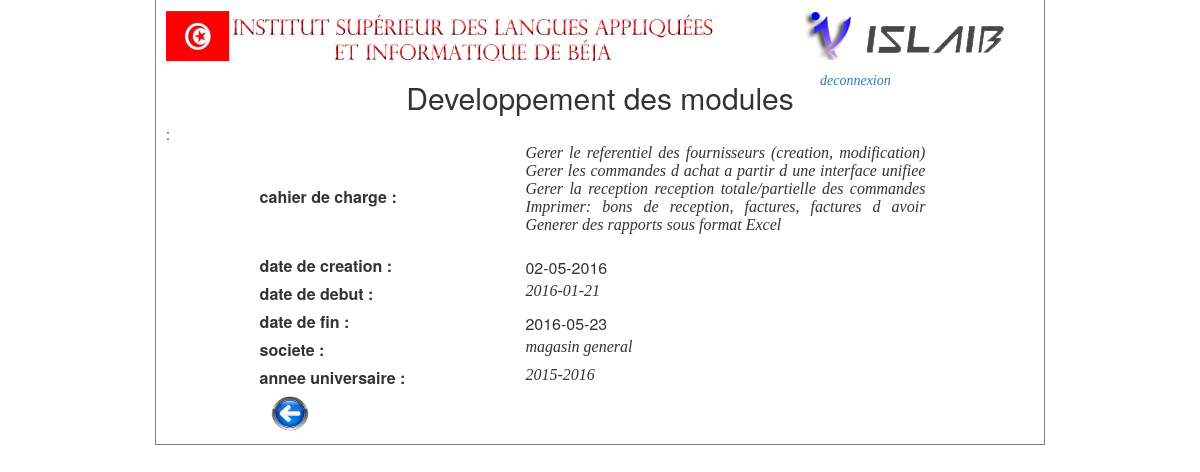
Screenshot of /etudiant/sujet1.php?id=6 (signed in) with the database file from the repository.
### tables this page shows
CREATE TABLE IF NOT EXISTS `sujetdestage` (
  `id` int(11) NOT NULL AUTO_INCREMENT,
  `titre` varchar(25) NOT NULL,
  `cahierdecharge` text NOT NULL,
  `datedecreation` varchar(25) NOT NULL,
  `datefin` date NOT NULL,
  `datedebut` date NOT NULL,
  `objet` varchar(50) NOT NULL,
  `etat` varchar(50) NOT NULL,
  `societe` varchar(50) NOT NULL,
  `encadrant1` varchar(50) NOT NULL,
  `encadrant2` varchar(25) NOT NULL,
  `motcle` varchar(50) NOT NULL,
  `cinencadrant` int(11) NOT NULL,
  `cinproposeur` int(11) NOT NULL,
  `idconception` varchar(25) NOT NULL,
  `idcompetences` varchar(25) NOT NULL,
  `anneeuniversaire` varchar(25) NOT NULL,
  `type` varchar(255) NOT NULL,
  PRIMARY KEY (`id`)
);

### classes/sujetmanager.php (called while the page is built, shortened)
<?php
class sujetmanager{
public function afficheunsujet($id){
	$sql="SELECT *FROM sujetdestage where id='".$id."'";
	$req = mysql_query($sql);
	$data= mysql_fetch_assoc($req);
	return $data;
}
}
?>

### etudiant/sujet1.php (the view, shortened to what this page needs)
<html><head>
<link href="..\css\sujet.css" rel="stylesheet" type="text/css" />
<link rel="stylesheet" href="../bootstrap/css/bootstrap.css" />
</head>
<body>
<div id="container">
<img id="i" src="../image/f.jpg" >
<img id="f" src="../image/l.png"><div class="right" ><a href="?m=deco">deconnexion</a></div>
<section>
<?php $sujet = new sujetmanager();
        $unsujet =$sujet->afficheunsujet($_GET['id']);
        ?>
        <table align="center">
<center><h2><?php echo $unsujet['titre'];?></h2></center>
 <tr><td><label>cahier de charge  :</label></td>
<td><article><p><?php echo $unsujet['cahierdecharge'];?></article></p></article></td></tr>
        <tr><td><label>date de creation :</label></td><td>
<article><?php echo $unsujet['datedecreation'];?></td></article></tr> :
<tr><td><label>date de debut :</label></td><td>
<article><p><?php echo $unsujet['datedebut'];?></p></article></td></tr>
        <tr><td><label>date de fin :</label></td><td>
<article><?php echo $unsujet['datefin'];?></td></article></tr>
<tr><td><label>societe :</label></td><td>
<article><p><?php echo $unsujet['societe'];?></p></article></td></tr>
<tr><td><label>annee universaire :</label></td><td>
<article><p><?php echo $unsujet['anneeuniversaire'];?></p></article></td></tr>
<tr><td>
<a href="pageetudiant.php"><img src="../image/retour.png" width="40px" height="40px"></a></td></tr>
</table>
</section>
</div>
</body>
</html>

### css/sujet.css (style rules this page uses)
article, aside { display: inline-block; vertical-align: top ; text-align: justify; }
article { width:400; margin-right:15px; margin-left:120; }
#container { margin-left:auto; margin-right:auto; width: 890px; margin: auto; padding: 10px; border-right: 1px solid gray; border-bottom: 1px solid gray; border-left: 1px solid gray; background-color: #fff; }
#i { width:550; }
#f { margin-left:85px; }
a { margin-left:10; }
p,a { font-family:Verdana; font-style:italic; }

### etudiant/sujet1.php (style rules this page uses)
.right { position: absolute; right: 100px; width: 300px; padding: 10px; }

### rows the page displays
sujetdestage: titre "Developpement des modules", cahierdecharge "Gerer le referentiel des fournisseurs (creation, modification) Gerer les commandes d achat a partir d une interface unifiee Gerer la reception reception totale/partielle des commandes Imprimer: bons de reception, factures, factures d avoir Generer des rapports sous format Excel", datedecreation "02-05-2016", datedebut "2016-01-21", datefin "2016-05-23", societe "magasin general", anneeuniversaire "2015-2016"
